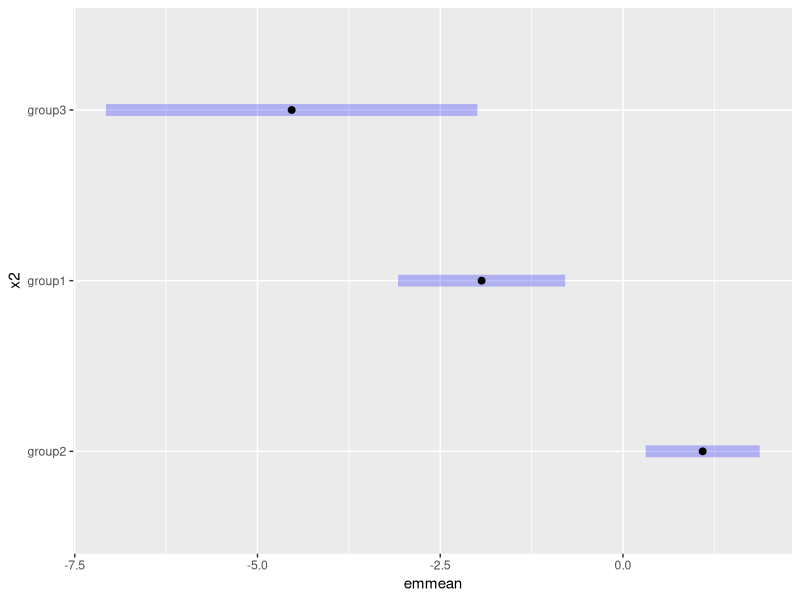
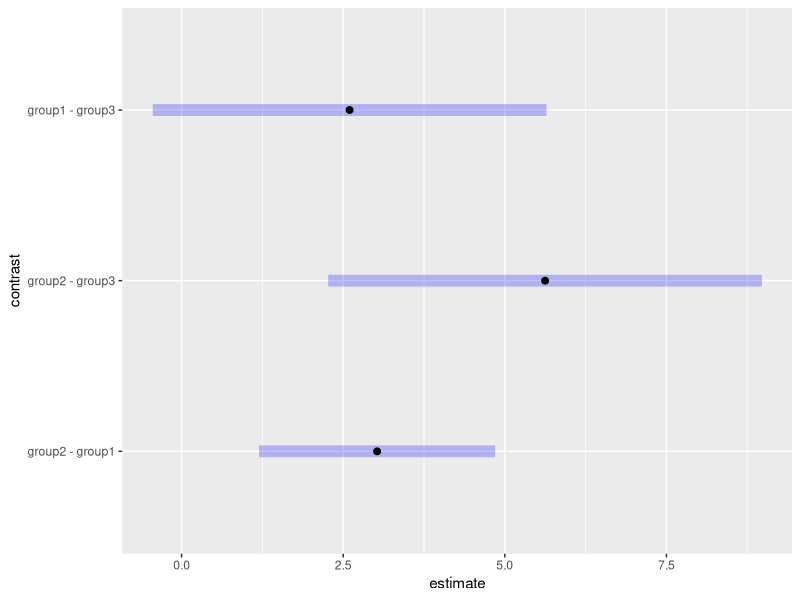

Write R code to recreate these figures, in order.
## ---- chunk 1
x1 <- rnorm(100)
x2 <- factor(rbinom(100,2,0.5), labels = c("group1", "group2", "group3"))
X2 <- model.matrix(~. , data.frame(x2))[,-1]
eta <- -2+2*x1+X2%*%c(3.4,-5)
p <- plogis(eta)
y <- rbinom(100, 1, p)
(reg1 <- glm(y ~ x1 + x2, family = "binomial"))
## ---- chunk 2
x2 <- relevel(x2, ref = "group2")
(reg2 <- glm(y ~ x1 + x2, family = "binomial"))
## ---- chunk 3
C = matrix(c(1, 0, 1, 0,
             1, 0, 0, 0,
             1, 0, 0, 1), nrow = 3, ncol = 4, byrow = TRUE)
C
## ---- chunk 4
(coefs <- C%*%coef(reg2))
(Sigma <- C%*%vcov(reg2)%*%t(C))
## ---- chunk 5
 Cnew <- matrix(c(1,-1, 0), ncol = 3)
 W = (coefs[1] - coefs[2])^2/Cnew%*%Sigma%*%t(Cnew)
 1 - pchisq(W, 1)
## ---- chunk 6
library(emmeans)
emmeans(reg2, ~x2, at=list(x1=0))
plot(emmeans(reg2, ~x2, at=list(x1=0)))
## ---- chunk 7
pairs(emmeans(reg2, ~x2, at = list(x1 = 0)))
plot(pairs(emmeans(reg2, ~x2, at = list(x1 = 0))))
## ---- chunk 8
library(marginaleffects)
predictions(reg2, newdata = datagrid(x1 = 0, x2 = c("group1", "group2",  "group3")), type = "link")
## ---- chunk 9
comparisons(reg2, variables = "x2", newdata = datagrid(x1 = 0), type = "link")
